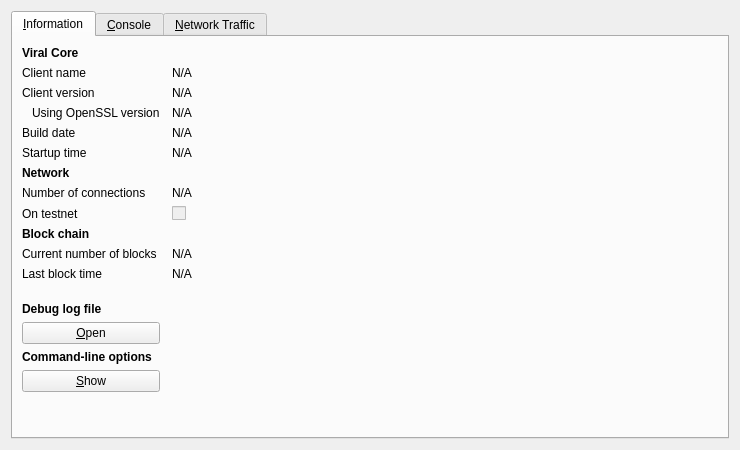
<?xml version="1.0" encoding="UTF-8"?>
<ui version="4.0">
 <class>RPCConsole</class>
 <widget class="QDialog" name="RPCConsole">
  <property name="geometry">
   <rect>
    <x>0</x>
    <y>0</y>
    <width>740</width>
    <height>450</height>
   </rect>
  </property>
  <property name="windowTitle">
   <string>Viral - Debug window</string>
  </property>
  <layout class="QVBoxLayout" name="verticalLayout_2">
   <item>
    <widget class="QTabWidget" name="tabWidget">
     <property name="currentIndex">
      <number>0</number>
     </property>
     <widget class="QWidget" name="tab_info">
      <attribute name="title">
       <string>&amp;Information</string>
      </attribute>
      <layout class="QGridLayout" name="gridLayout" columnstretch="0,1">
       <property name="horizontalSpacing">
        <number>12</number>
       </property>
       <item row="0" column="0">
        <widget class="QLabel" name="label_9">
         <property name="font">
          <font>
           <weight>75</weight>
           <bold>true</bold>
          </font>
         </property>
         <property name="text">
          <string>Viral Core</string>
         </property>
        </widget>
       </item>
       <item row="1" column="0">
        <widget class="QLabel" name="label_5">
         <property name="text">
          <string>Client name</string>
         </property>
        </widget>
       </item>
       <item row="1" column="1">
        <widget class="QLabel" name="clientName">
         <property name="cursor">
          <cursorShape>IBeamCursor</cursorShape>
         </property>
         <property name="text">
          <string>N/A</string>
         </property>
         <property name="textFormat">
          <enum>Qt::PlainText</enum>
         </property>
         <property name="textInteractionFlags">
          <set>Qt::LinksAccessibleByMouse|Qt::TextSelectableByKeyboard|Qt::TextSelectableByMouse</set>
         </property>
        </widget>
       </item>
       <item row="2" column="0">
        <widget class="QLabel" name="label_6">
         <property name="text">
          <string>Client version</string>
         </property>
        </widget>
       </item>
       <item row="2" column="1">
        <widget class="QLabel" name="clientVersion">
         <property name="cursor">
          <cursorShape>IBeamCursor</cursorShape>
         </property>
         <property name="text">
          <string>N/A</string>
         </property>
         <property name="textFormat">
          <enum>Qt::PlainText</enum>
         </property>
         <property name="textInteractionFlags">
          <set>Qt::LinksAccessibleByMouse|Qt::TextSelectableByKeyboard|Qt::TextSelectableByMouse</set>
         </property>
        </widget>
       </item>
       <item row="3" column="0">
        <widget class="QLabel" name="label_14">
         <property name="text">
          <string>Using OpenSSL version</string>
         </property>
         <property name="indent">
          <number>10</number>
         </property>
        </widget>
       </item>
       <item row="3" column="1">
        <widget class="QLabel" name="openSSLVersion">
         <property name="cursor">
          <cursorShape>IBeamCursor</cursorShape>
         </property>
         <property name="text">
          <string>N/A</string>
         </property>
         <property name="textFormat">
          <enum>Qt::PlainText</enum>
         </property>
         <property name="textInteractionFlags">
          <set>Qt::LinksAccessibleByMouse|Qt::TextSelectableByKeyboard|Qt::TextSelectableByMouse</set>
         </property>
        </widget>
       </item>
       <item row="4" column="0">
        <widget class="QLabel" name="label_12">
         <property name="text">
          <string>Build date</string>
         </property>
        </widget>
       </item>
       <item row="4" column="1">
        <widget class="QLabel" name="buildDate">
         <property name="cursor">
          <cursorShape>IBeamCursor</cursorShape>
         </property>
         <property name="text">
          <string>N/A</string>
         </property>
         <property name="textFormat">
          <enum>Qt::PlainText</enum>
         </property>
         <property name="textInteractionFlags">
          <set>Qt::LinksAccessibleByMouse|Qt::TextSelectableByKeyboard|Qt::TextSelectableByMouse</set>
         </property>
        </widget>
       </item>
       <item row="5" column="0">
        <widget class="QLabel" name="label_13">
         <property name="text">
          <string>Startup time</string>
         </property>
        </widget>
       </item>
       <item row="5" column="1">
        <widget class="QLabel" name="startupTime">
         <property name="cursor">
          <cursorShape>IBeamCursor</cursorShape>
         </property>
         <property name="text">
          <string>N/A</string>
         </property>
         <property name="textFormat">
          <enum>Qt::PlainText</enum>
         </property>
         <property name="textInteractionFlags">
          <set>Qt::LinksAccessibleByMouse|Qt::TextSelectableByKeyboard|Qt::TextSelectableByMouse</set>
         </property>
        </widget>
       </item>
       <item row="6" column="0">
        <widget class="QLabel" name="label_11">
         <property name="font">
          <font>
           <weight>75</weight>
           <bold>true</bold>
          </font>
         </property>
         <property name="text">
          <string>Network</string>
         </property>
        </widget>
       </item>
       <item row="7" column="0">
        <widget class="QLabel" name="label_7">
         <property name="text">
          <string>Number of connections</string>
         </property>
        </widget>
       </item>
       <item row="7" column="1">
        <widget class="QLabel" name="numberOfConnections">
         <property name="cursor">
          <cursorShape>IBeamCursor</cursorShape>
         </property>
         <property name="text">
          <string>N/A</string>
         </property>
         <property name="textFormat">
          <enum>Qt::PlainText</enum>
         </property>
         <property name="textInteractionFlags">
          <set>Qt::LinksAccessibleByMouse|Qt::TextSelectableByKeyboard|Qt::TextSelectableByMouse</set>
         </property>
        </widget>
       </item>
       <item row="8" column="0">
        <widget class="QLabel" name="label_8">
         <property name="text">
          <string>On testnet</string>
         </property>
        </widget>
       </item>
       <item row="8" column="1">
        <widget class="QCheckBox" name="isTestNet">
         <property name="enabled">
          <bool>false</bool>
         </property>
         <property name="text">
          <string/>
         </property>
        </widget>
       </item>
       <item row="9" column="0">
        <widget class="QLabel" name="label_10">
         <property name="font">
          <font>
           <weight>75</weight>
           <bold>true</bold>
          </font>
         </property>
         <property name="text">
          <string>Block chain</string>
         </property>
        </widget>
       </item>
       <item row="10" column="0">
        <widget class="QLabel" name="label_3">
         <property name="text">
          <string>Current number of blocks</string>
         </property>
        </widget>
       </item>
       <item row="10" column="1">
        <widget class="QLabel" name="numberOfBlocks">
         <property name="cursor">
          <cursorShape>IBeamCursor</cursorShape>
         </property>
         <property name="text">
          <string>N/A</string>
         </property>
         <property name="textFormat">
          <enum>Qt::PlainText</enum>
         </property>
         <property name="textInteractionFlags">
          <set>Qt::LinksAccessibleByMouse|Qt::TextSelectableByKeyboard|Qt::TextSelectableByMouse</set>
         </property>
        </widget>
       </item>
       <item row="11" column="0">
        <widget class="QLabel" name="label_2">
         <property name="text">
          <string>Last block time</string>
         </property>
        </widget>
       </item>
       <item row="11" column="1">
        <widget class="QLabel" name="lastBlockTime">
         <property name="cursor">
          <cursorShape>IBeamCursor</cursorShape>
         </property>
         <property name="text">
          <string>N/A</string>
         </property>
         <property name="textFormat">
          <enum>Qt::PlainText</enum>
         </property>
         <property name="textInteractionFlags">
          <set>Qt::LinksAccessibleByMouse|Qt::TextSelectableByKeyboard|Qt::TextSelectableByMouse</set>
         </property>
        </widget>
       </item>
       <item row="12" column="0">
        <spacer name="verticalSpacer_2">
         <property name="orientation">
          <enum>Qt::Vertical</enum>
         </property>
         <property name="sizeHint" stdset="0">
          <size>
           <width>20</width>
           <height>20</height>
          </size>
         </property>
        </spacer>
       </item>
       <item row="13" column="0">
        <widget class="QLabel" name="labelDebugLogfile">
         <property name="font">
          <font>
           <weight>75</weight>
           <bold>true</bold>
          </font>
         </property>
         <property name="text">
          <string>Debug log file</string>
         </property>
        </widget>
       </item>
       <item row="14" column="0">
        <widget class="QPushButton" name="openDebugLogfileButton">
         <property name="toolTip">
          <string>Open the Viral debug log file from the current data directory. This can take a few seconds for large log files.</string>
         </property>
         <property name="text">
          <string>&amp;Open</string>
         </property>
         <property name="autoDefault">
          <bool>false</bool>
         </property>
        </widget>
       </item>
       <item row="15" column="0">
        <widget class="QLabel" name="labelCLOptions">
         <property name="font">
          <font>
           <weight>75</weight>
           <bold>true</bold>
          </font>
         </property>
         <property name="text">
          <string>Command-line options</string>
         </property>
        </widget>
       </item>
       <item row="16" column="0">
        <widget class="QPushButton" name="showCLOptionsButton">
         <property name="toolTip">
          <string>Show the Viral-Qt help message to get a list with possible Viral command-line options.</string>
         </property>
         <property name="text">
          <string>&amp;Show</string>
         </property>
         <property name="autoDefault">
          <bool>false</bool>
         </property>
        </widget>
       </item>
       <item row="17" column="0">
        <spacer name="verticalSpacer">
         <property name="orientation">
          <enum>Qt::Vertical</enum>
         </property>
         <property name="sizeHint" stdset="0">
          <size>
           <width>20</width>
           <height>40</height>
          </size>
         </property>
        </spacer>
       </item>
      </layout>
     </widget>
     <widget class="QWidget" name="tab_console">
      <attribute name="title">
       <string>&amp;Console</string>
      </attribute>
      <layout class="QVBoxLayout" name="verticalLayout_3">
       <property name="spacing">
        <number>3</number>
       </property>
       <item>
        <widget class="QTextEdit" name="messagesWidget">
         <property name="minimumSize">
          <size>
           <width>0</width>
           <height>100</height>
          </size>
         </property>
         <property name="readOnly">
          <bool>true</bool>
         </property>
         <property name="tabKeyNavigation" stdset="0">
          <bool>false</bool>
         </property>
         <property name="columnCount" stdset="0">
          <number>2</number>
         </property>
        </widget>
       </item>
       <item>
        <layout class="QHBoxLayout" name="horizontalLayout">
         <property name="spacing">
          <number>3</number>
         </property>
         <item>
          <widget class="QLabel" name="label">
           <property name="text">
            <string notr="true">&gt;</string>
           </property>
          </widget>
         </item>
         <item>
          <widget class="QLineEdit" name="lineEdit"/>
         </item>
         <item>
          <widget class="QPushButton" name="clearButton">
           <property name="maximumSize">
            <size>
             <width>24</width>
             <height>24</height>
            </size>
           </property>
           <property name="toolTip">
            <string>Clear console</string>
           </property>
           <property name="text">
            <string/>
           </property>
           <property name="icon">
            <iconset resource="../bitcoin.qrc">
             <normaloff>:/icons/remove</normaloff>:/icons/remove</iconset>
           </property>
           <property name="shortcut">
            <string notr="true">Ctrl+L</string>
           </property>
           <property name="autoDefault">
            <bool>false</bool>
           </property>
          </widget>
         </item>
        </layout>
       </item>
      </layout>
     </widget>
     <widget class="QWidget" name="tab">
      <attribute name="title">
       <string>&amp;Network Traffic</string>
      </attribute>
      <layout class="QHBoxLayout" name="horizontalLayout_3">
       <item>
        <layout class="QVBoxLayout" name="verticalLayout_4">
         <item>
          <widget class="TrafficGraphWidget" name="trafficGraph" native="true">
           <property name="sizePolicy">
            <sizepolicy hsizetype="Expanding" vsizetype="Expanding">
             <horstretch>0</horstretch>
             <verstretch>0</verstretch>
            </sizepolicy>
           </property>
          </widget>
         </item>
         <item>
          <layout class="QHBoxLayout" name="horizontalLayout_2">
           <item>
            <widget class="QSlider" name="sldGraphRange">
             <property name="minimum">
              <number>1</number>
             </property>
             <property name="maximum">
              <number>288</number>
             </property>
             <property name="pageStep">
              <number>12</number>
             </property>
             <property name="value">
              <number>6</number>
             </property>
             <property name="orientation">
              <enum>Qt::Horizontal</enum>
             </property>
            </widget>
           </item>
           <item>
            <widget class="QLabel" name="lblGraphRange">
             <property name="minimumSize">
              <size>
               <width>100</width>
               <height>0</height>
              </size>
             </property>
             <property name="alignment">
              <set>Qt::AlignCenter</set>
             </property>
            </widget>
           </item>
           <item>
            <widget class="QPushButton" name="btnClearTrafficGraph">
             <property name="text">
              <string>&amp;Clear</string>
             </property>
            </widget>
           </item>
          </layout>
         </item>
        </layout>
       </item>
       <item>
        <layout class="QVBoxLayout" name="verticalLayout">
         <item>
          <widget class="QGroupBox" name="groupBox">
           <property name="title">
            <string>Totals</string>
           </property>
           <layout class="QVBoxLayout" name="verticalLayout_5">
            <item>
             <layout class="QHBoxLayout" name="horizontalLayout_4">
              <item>
               <widget class="Line" name="line">
                <property name="sizePolicy">
                 <sizepolicy hsizetype="Fixed" vsizetype="Fixed">
                  <horstretch>0</horstretch>
                  <verstretch>0</verstretch>
                 </sizepolicy>
                </property>
                <property name="minimumSize">
                 <size>
                  <width>10</width>
                  <height>0</height>
                 </size>
                </property>
                <property name="palette">
                 <palette>
                  <active>
                   <colorrole role="Light">
                    <brush brushstyle="SolidPattern">
                     <color alpha="255">
                      <red>0</red>
                      <green>255</green>
                      <blue>0</blue>
                     </color>
                    </brush>
                   </colorrole>
                  </active>
                  <inactive>
                   <colorrole role="Light">
                    <brush brushstyle="SolidPattern">
                     <color alpha="255">
                      <red>0</red>
                      <green>255</green>
                      <blue>0</blue>
                     </color>
                    </brush>
                   </colorrole>
                  </inactive>
                  <disabled>
                   <colorrole role="Light">
                    <brush brushstyle="SolidPattern">
                     <color alpha="255">
                      <red>0</red>
                      <green>255</green>
                      <blue>0</blue>
                     </color>
                    </brush>
                   </colorrole>
                  </disabled>
                 </palette>
                </property>
                <property name="orientation">
                 <enum>Qt::Horizontal</enum>
                </property>
               </widget>
              </item>
              <item>
               <widget class="QLabel" name="label_16">
                <property name="text">
                 <string>In:</string>
                </property>
               </widget>
              </item>
              <item>
               <widget class="QLabel" name="lblBytesIn">
                <property name="minimumSize">
                 <size>
                  <width>50</width>
                  <height>0</height>
                 </size>
                </property>
                <property name="alignment">
                 <set>Qt::AlignRight|Qt::AlignTrailing|Qt::AlignVCenter</set>
                </property>
               </widget>
              </item>
             </layout>
            </item>
            <item>
             <layout class="QHBoxLayout" name="horizontalLayout_5">
              <item>
               <widget class="Line" name="line_2">
                <property name="sizePolicy">
                 <sizepolicy hsizetype="Fixed" vsizetype="Fixed">
                  <horstretch>0</horstretch>
                  <verstretch>0</verstretch>
                 </sizepolicy>
                </property>
                <property name="minimumSize">
                 <size>
                  <width>10</width>
                  <height>0</height>
                 </size>
                </property>
                <property name="palette">
                 <palette>
                  <active>
                   <colorrole role="Light">
                    <brush brushstyle="SolidPattern">
                     <color alpha="255">
                      <red>255</red>
                      <green>0</green>
                      <blue>0</blue>
                     </color>
                    </brush>
                   </colorrole>
                  </active>
                  <inactive>
                   <colorrole role="Light">
                    <brush brushstyle="SolidPattern">
                     <color alpha="255">
                      <red>255</red>
                      <green>0</green>
                      <blue>0</blue>
                     </color>
                    </brush>
                   </colorrole>
                  </inactive>
                  <disabled>
                   <colorrole role="Light">
                    <brush brushstyle="SolidPattern">
                     <color alpha="255">
                      <red>255</red>
                      <green>0</green>
                      <blue>0</blue>
                     </color>
                    </brush>
                   </colorrole>
                  </disabled>
                 </palette>
                </property>
                <property name="orientation">
                 <enum>Qt::Horizontal</enum>
                </property>
               </widget>
              </item>
              <item>
               <widget class="QLabel" name="label_17">
                <property name="text">
                 <string>Out:</string>
                </property>
               </widget>
              </item>
              <item>
               <widget class="QLabel" name="lblBytesOut">
                <property name="minimumSize">
                 <size>
                  <width>50</width>
                  <height>0</height>
                 </size>
                </property>
                <property name="alignment">
                 <set>Qt::AlignRight|Qt::AlignTrailing|Qt::AlignVCenter</set>
                </property>
               </widget>
              </item>
             </layout>
            </item>
            <item>
             <spacer name="verticalSpacer_4">
              <property name="orientation">
               <enum>Qt::Vertical</enum>
              </property>
              <property name="sizeHint" stdset="0">
               <size>
                <width>20</width>
                <height>407</height>
               </size>
              </property>
             </spacer>
            </item>
           </layout>
          </widget>
         </item>
        </layout>
       </item>
      </layout>
     </widget>
    </widget>
   </item>
  </layout>
 </widget>
 <customwidgets>
  <customwidget>
   <class>TrafficGraphWidget</class>
   <extends>QWidget</extends>
   <header>trafficgraphwidget.h</header>
   <container>1</container>
   <slots>
    <slot>clear()</slot>
   </slots>
  </customwidget>
 </customwidgets>
 <resources>
  <include location="../bitcoin.qrc"/>
 </resources>
 <connections/>
</ui>
